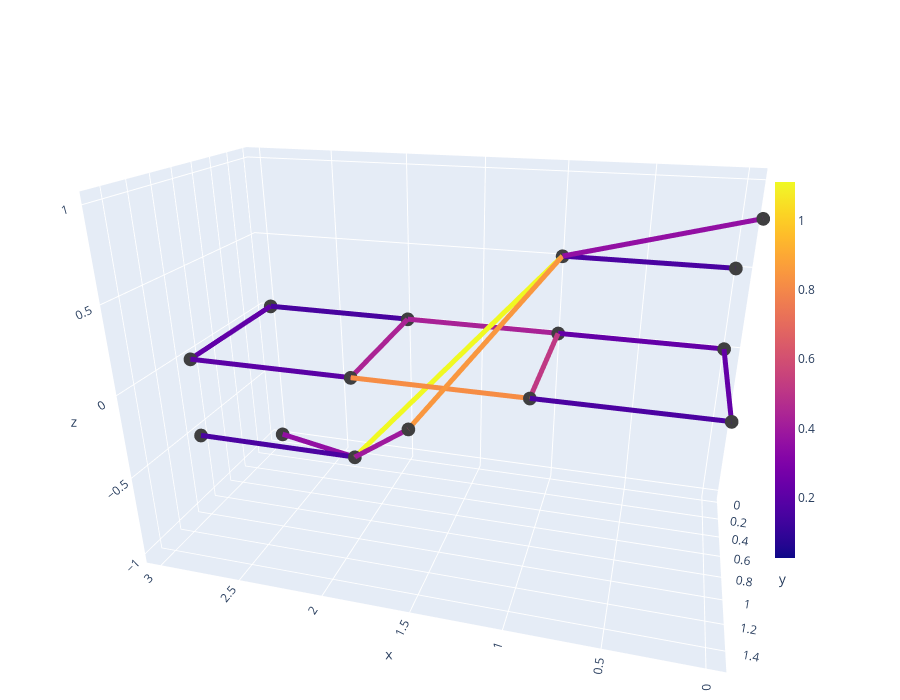

Notebook code for this chart:
### Code cell
# compute the linking centrality
cmap = 'plasma'
matrix = Lam_gli.copy()
# For G1: absolute row sum (assume one value per edge, e.g., left-aligned)
row_sums = np.abs(matrix).sum(axis=1)
# For G2: absolute column sum (one per edge)
col_sums = np.abs(matrix).sum(axis=0)


plot_networkx_colore(G1, G2, pos1, pos2, row_sums, col_sums, camera=camera, val_range=crange,
                     lab_name=lab_G+'-cent', cmap=cmap, xval=.85, cbar_len=0.6,
                     figsize=figsize_g, nlabel=False)

### Figure 1 — Plotly figure (JSON) as saved in the notebook; plotly's stock layout.template omitted (floating-point values rounded to 4 significant figures; data arrays with more than 128 entries replaced by an {"elided": "..."} marker saying what was removed)
{"data": [{"hoverinfo": "text", "marker": {"color": "#3f3f40", "size": 8}, "mode": "markers", "text": ["0", "1", "2", "3", "4", "5", "6", "7"], "textposition": "top center", "type": "scatter3d", "x": [0, 0, 1, 1, 2, 2, 3, 3], "y": [0, 1, 0, 1, 0, 1, 0, 1], "z": [0, 0, 0, 0, 0, 0, 0, 0]}, {"hoverinfo": "none", "line": {"color": "#6400a7", "width": 10}, "mode": "lines", "type": "scatter3d", "x": [0, 1, null], "y": [0, 0, null], "z": [0, 0, null]}, {"hoverinfo": "none", "line": {"color": "#6300a7", "width": 10}, "mode": "lines", "type": "scatter3d", "x": [0, 0, null], "y": [0, 1, null], "z": [0, 0, null]}, {"hoverinfo": "none", "line": {"color": "#4c02a1", "width": 10}, "mode": "lines", "type": "scatter3d", "x": [0, 1, null], "y": [1, 1, null], "z": [0, 0, null]}, {"hoverinfo": "none", "line": {"color": "#a82296", "width": 10}, "mode": "lines", "type": "scatter3d", "x": [1, 2, null], "y": [0, 0, null], "z": [0, 0, null]}, {"hoverinfo": "none", "line": {"color": "#bf3984", "width": 10}, "mode": "lines", "type": "scatter3d", "x": [1, 1, null], "y": [0, 1, null], "z": [0, 0, null]}, {"hoverinfo": "none", "line": {"color": "#f68d45", "width": 10}, "mode": "lines", "type": "scatter3d", "x": [1, 2, null], "y": [1, 1, null], "z": [0, 0, null]}, {"hoverinfo": "none", "line": {"color": "#48039f", "width": 10}, "mode": "lines", "type": "scatter3d", "x": [2, 3, null], "y": [0, 0, null], "z": [0, 0, null]}, {"hoverinfo": "none", "line": {"color": "#ab2494", "width": 10}, "mode": "lines", "type": "scatter3d", "x": [2, 2, null], "y": [0, 1, null], "z": [0, 0, null]}, {"hoverinfo": "none", "line": {"color": "#5b01a5", "width": 10}, "mode": "lines", "type": "scatter3d", "x": [2, 3, null], "y": [1, 1, null], "z": [0, 0, null]}, {"hoverinfo": "none", "line": {"color": "#6100a7", "width": 10}, "mode": "lines", "type": "scatter3d", "x": [3, 3, null], "y": [0, 1, null], "z": [0, 0, null]}, {"hoverinfo": "text", "marker": {"color": "#3f3f40", "size": 8}, "mode": "markers", "text": ["0", "2", "3", "1", "4", "5", "6"], "textposition": "top center", "type": "scatter3d", "x": [1, 0, 0, 2, 3, 3, 1.5], "y": [0, 0, 1, 1, 1, 0, 1.5], "z": [0.5, 0.5, 1, -0.5, -0.5, -1, 0]}, {"hoverinfo": "none", "line": {"color": "#f0f921", "width": 10}, "mode": "lines", "type": "scatter3d", "x": [1, 2, null], "y": [0, 1, null], "z": [0.5, -0.5, null]}, {"hoverinfo": "none", "line": {"color": "#4b03a1", "width": 10}, "mode": "lines", "type": "scatter3d", "x": [1, 0, null], "y": [0, 0, null], "z": [0.5, 0.5, null]}, {"hoverinfo": "none", "line": {"color": "#920fa3", "width": 10}, "mode": "lines", "type": "scatter3d", "x": [1, 0, null], "y": [0, 1, null], "z": [0.5, 1, null]}, {"hoverinfo": "none", "line": {"color": "#f9973f", "width": 10}, "mode": "lines", "type": "scatter3d", "x": [1, 1.5, null], "y": [0, 1.5, null], "z": [0.5, 0, null]}, {"hoverinfo": "none", "line": {"color": "#4b03a1", "width": 10}, "mode": "lines", "type": "scatter3d", "x": [2, 3, null], "y": [1, 1, null], "z": [-0.5, -0.5, null]}, {"hoverinfo": "none", "line": {"color": "#920fa3", "width": 10}, "mode": "lines", "type": "scatter3d", "x": [2, 3, null], "y": [1, 0, null], "z": [-0.5, -1, null]}, {"hoverinfo": "none", "line": {"color": "#9e199d", "width": 10}, "mode": "lines", "type": "scatter3d", "x": [2, 1.5, null], "y": [1, 1.5, null], "z": [-0.5, 0, null]}, {"hoverinfo": "none", "marker": {"cmax": 1.111, "cmin": 0.02538, "color": [0.02538, 1.111], "colorbar": {"len": 0.6, "thickness": 20, "x": 0.85}, "colorscale": {"elided": "256x2 mixed values"}, "size": 0.1}, "mode": "markers", "showlegend": false, "type": "scatter3d", "x": [null], "y": [null], "z": [null]}], "layout": {"height": 700, "margin": {"b": 0, "l": 0, "r": 0, "t": 40}, "scene": {"aspectmode": "data", "camera": {"center": {"x": 0, "y": 0, "z": 0}, "eye": {"x": -0.5, "y": 1.8, "z": 0.8}, "up": {"x": 0, "y": 0, "z": 0.1}}, "xaxis": {"title": {"text": "x"}}, "yaxis": {"title": {"text": "y"}}, "zaxis": {"title": {"text": "z"}}}, "showlegend": false}}
